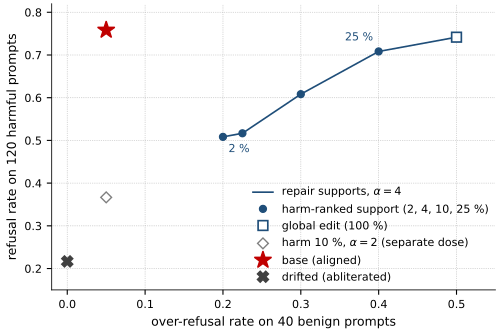

The script that drew this image:
"""Frontier figure for report/report.tex.

Source: evals/frontier.csv (written by experiments/p10_evals_bundle.py; byte-identical copies in
space/ and space-static/). One extra point, harm@10%@alpha=2, is not in the CSV and is read from
results/p3b_sweep.json so the cheap end of the curve is visible.

    uv run --with matplotlib --with numpy python report/fig_frontier.py
"""
from __future__ import annotations

import csv
import json
from pathlib import Path

import matplotlib

matplotlib.use("Agg")
import matplotlib.pyplot as plt  # noqa: E402

HERE = Path(__file__).resolve().parent
ROOT = HERE.parent

plt.rcParams.update({
    "font.size": 9,
    "axes.labelsize": 9,
    "legend.fontsize": 8,
    "xtick.labelsize": 8,
    "ytick.labelsize": 8,
    "axes.linewidth": 0.6,
    "pdf.fonttype": 42,
})

rows = list(csv.DictReader(open(ROOT / "evals" / "frontier.csv", encoding="utf-8")))
by_arm = {r["arm"]: r for r in rows}


def xy(arm: str) -> tuple[float, float]:
    r = by_arm[arm]
    return float(r["over_refusal"]), float(r["refusal"])


base = xy("base")
drift = xy("drift")
sweep_arms = ["repair_harm2_a4", "repair_harm4_a4", "repair_harm10_a4",
              "repair_harm25_a4", "repair_global_a4"]
sweep = [xy(a) for a in sweep_arms]

p3b = json.loads((ROOT / "results" / "p3b_sweep.json").read_text(encoding="utf-8"))
a2 = p3b["stages"]["harm@10%@a2"]
a2xy = (a2["benign_refusal_rate"], a2["refusal_rate_regex"])

fig, ax = plt.subplots(figsize=(5.0, 3.35))

ax.plot([p[0] for p in sweep], [p[1] for p in sweep], "-", color="#1f4e79", lw=1.2,
        zorder=2, label=r"repair supports, $\alpha=4$")
ax.plot([p[0] for p in sweep[:-1]], [p[1] for p in sweep[:-1]], "o", color="#1f4e79",
        ms=5, zorder=3, label="harm-ranked support (2, 4, 10, 25 %)")
ax.plot([sweep[-1][0]], [sweep[-1][1]], "s", mfc="white", mec="#1f4e79", mew=1.2, ms=7,
        zorder=3, label="global edit (100 %)")
ax.plot([a2xy[0]], [a2xy[1]], "D", mfc="white", mec="#7f7f7f", mew=1.0, ms=5.5,
        zorder=3, label=r"harm 10 %, $\alpha=2$ (separate dose)")

ax.plot([base[0]], [base[1]], "*", color="#c00000", ms=13, zorder=4, label="base (aligned)")
ax.plot([drift[0]], [drift[1]], "X", color="#404040", ms=8, zorder=4, label="drifted (abliterated)")

ax.annotate("2 %", sweep[0], textcoords="offset points", xytext=(4, -11), fontsize=8,
            color="#1f4e79")
ax.annotate("25 %", sweep[3], textcoords="offset points", xytext=(-4, 8), fontsize=8,
            color="#1f4e79", ha="right")

ax.set_xlabel("over-refusal rate on 40 benign prompts")
ax.set_ylabel("refusal rate on 120 harmful prompts")
ax.set_xlim(-0.02, 0.55)
ax.set_ylim(0.15, 0.82)
ax.grid(True, ls=":", lw=0.5, color="#b0b0b0")
ax.set_axisbelow(True)
for s in ("top", "right"):
    ax.spines[s].set_visible(False)
ax.legend(loc="lower right", frameon=False, handlelength=1.8, borderaxespad=0.2)

fig.tight_layout(pad=0.3)
fig.savefig(HERE / "fig_frontier.pdf")
print("[ok] wrote", HERE / "fig_frontier.pdf")
